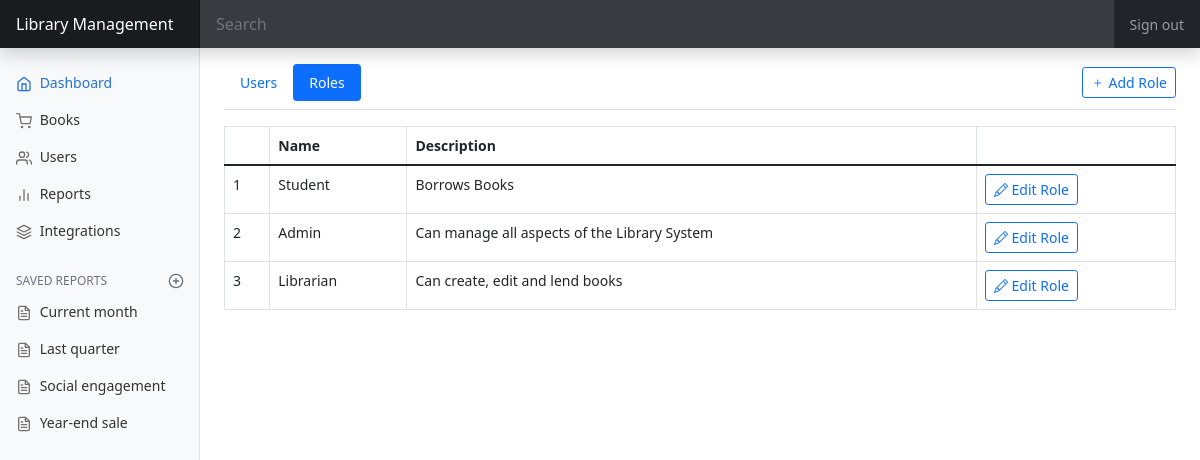
/roles/index.php, run on the app's committed database.
### tables this page shows
CREATE TABLE `roles` (
  `id` int(11) NOT NULL,
  `name` varchar(255) NOT NULL,
  `description` varchar(255) NOT NULL,
  `createdAt` timestamp NOT NULL DEFAULT current_timestamp(),
  `updatedAt` timestamp NOT NULL DEFAULT current_timestamp()
);

### roles/index.php (the view, shortened to what this page needs)
<?php include('../layouts/header.php') ?>
<div class="d-flex justify-content-between flex-wrap flex-md-nowrap align-items-center pt-3 pb-2 mb-3 border-bottom">
  <ul class="nav nav-pills">
    <li class="nav-item">
      <a class="nav-link" href="/library_management/users">Users</a>
    </li>
    <li class="nav-item">
      <a class="nav-link active" aria-current="page" href="/library_management/roles">Roles</a>
    </li>
  </ul>
  <a href="/library_management/roles/create.php" class="btn btn-outline-primary btn-sm">
    <i class="bi bi-plus"></i>
    Add Role
  </a>
</div>
<table class="table table-bordered">
  <thead>
    <tr>
      <th></th>
      <th>Name</th>
      <th>Description</th>
      <th></th>
    </tr>
  </thead>
  <tbody>
    <?php
    $sql = "SELECT * FROM roles";
    $result = $db->query($sql);
    $counter = 0;
    if ($result->rowCount() > 0) {
      while ($row = $result->fetch()) {
        $counter++;
    ?>
        <tr>
          <td><?php echo $counter; ?></td>
          <td><?php echo $row['name']; ?></td>
          <td><?php echo $row['description']; ?></td>
          <td>
            <a href="/library_management/roles/update.php?id=<?= $row['id'] ?>" class="btn btn-outline-primary btn-sm">
              <i class="bi bi-pencil"></i>
              Edit Role
            </a>
          </td>
        </tr>
    <?php
      }
    } else {
      echo "No records matching your query were found.";
    }
    ?>
  </tbody>
</table>
<?php include('../layouts/footer.php') ?>

### css/dashboard.css (style rules this page uses)
body { font-size: .875rem; }

### data on the page
roles: name "Student", description "Borrows Books"
roles: name "Admin", description "Can manage all aspects of the Library System"
roles: name "Librarian", description "Can create, edit and lend books"
